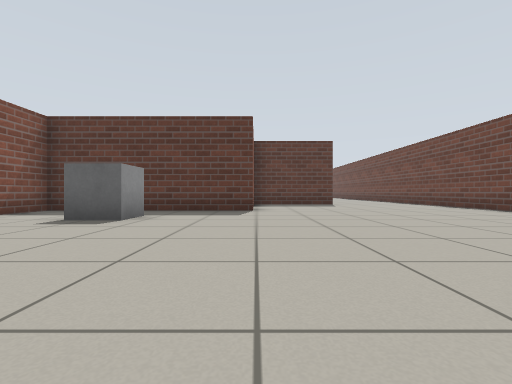
view 1 (above)

22 first-person views from a walk through a robot-simulator world made for Gazebo. The camera is 0.5 m above the floor, looks level and sees 85° across. The floor is counted in squares, 1 m on a side. Each view is taken from the middle of a square. On the plan, view 1 faces up. The plan holds only what a view shows up to about 9 squares ahead; the rest is blank. Robots are left out.

view 2
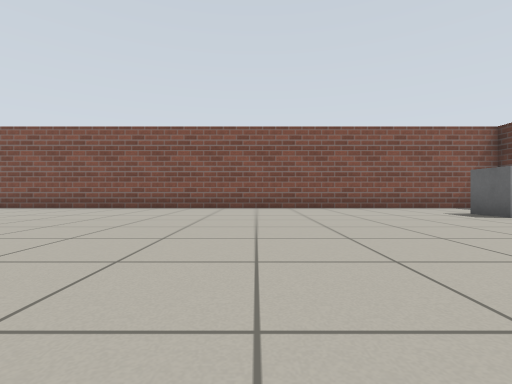

view 3
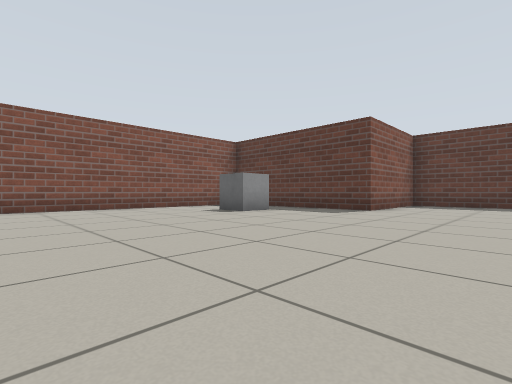

view 4
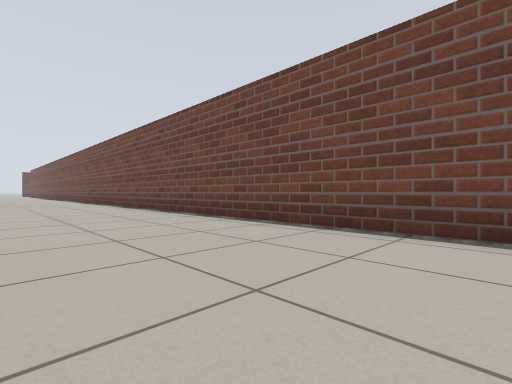

view 5
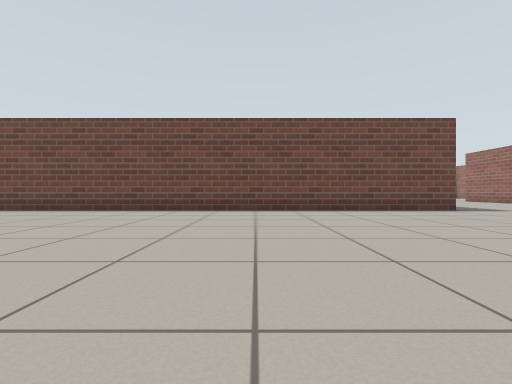

view 6
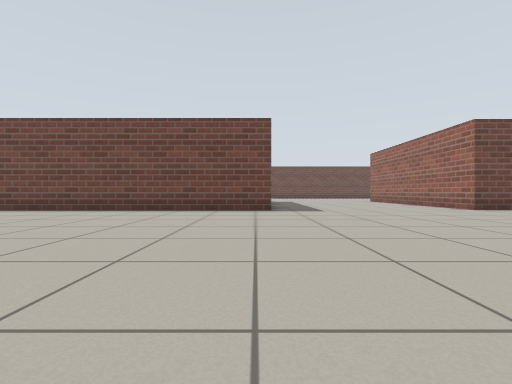

view 7
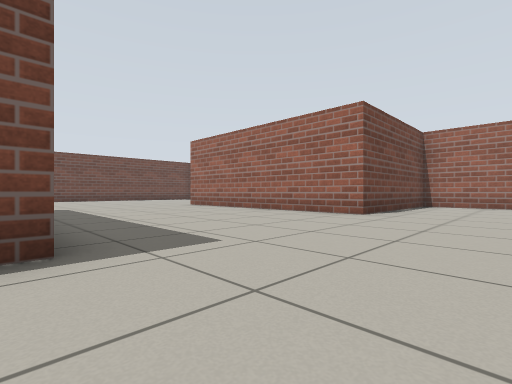

view 8
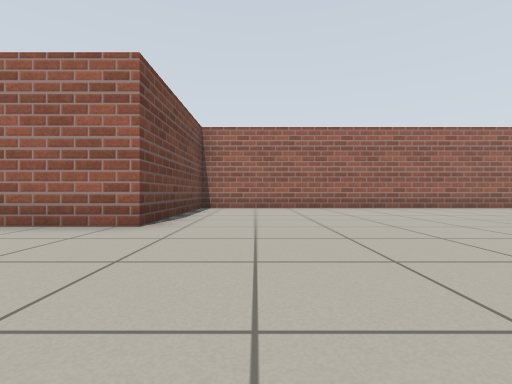

view 9
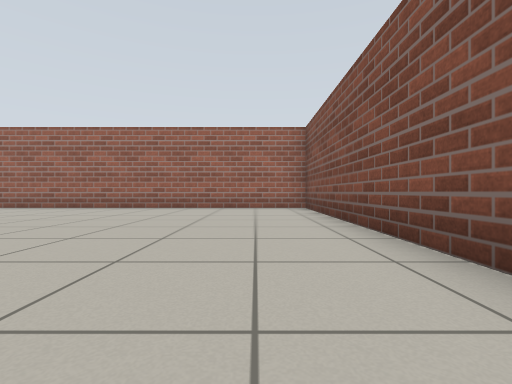

view 10
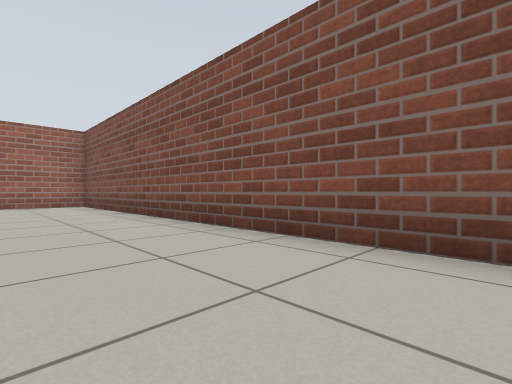

view 11
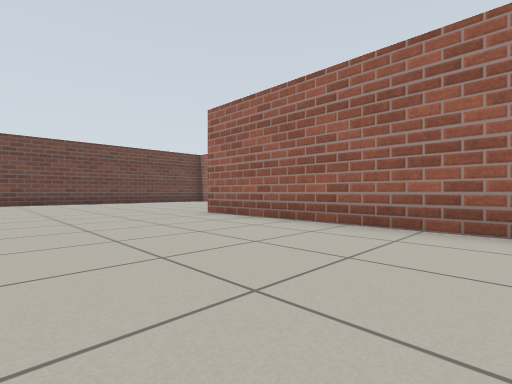

view 12
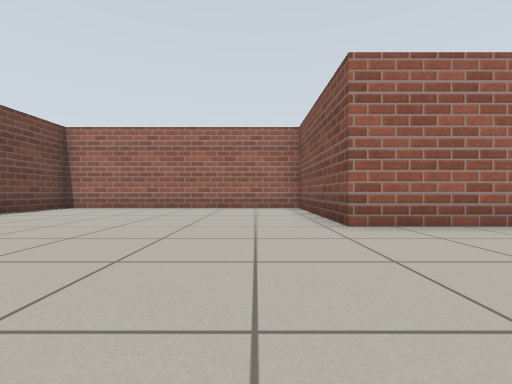

view 13
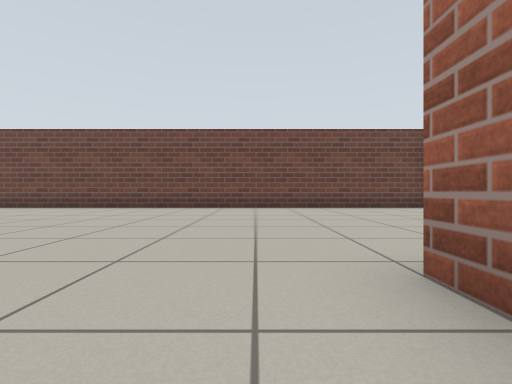

view 14
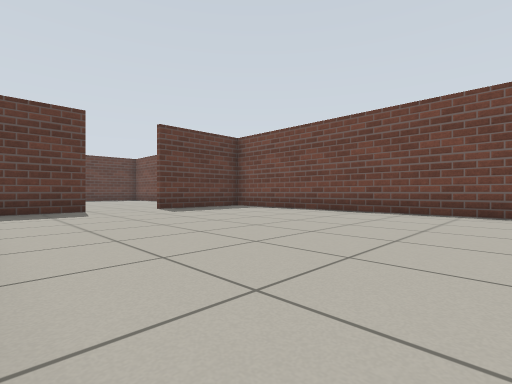

view 15
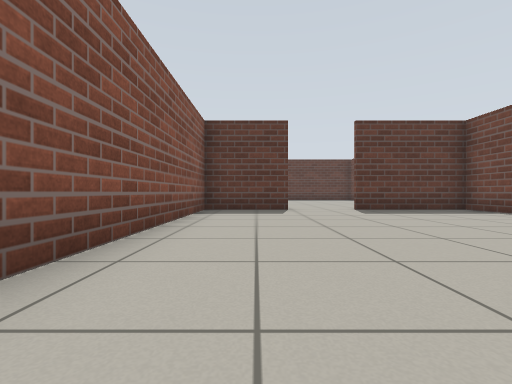

view 16
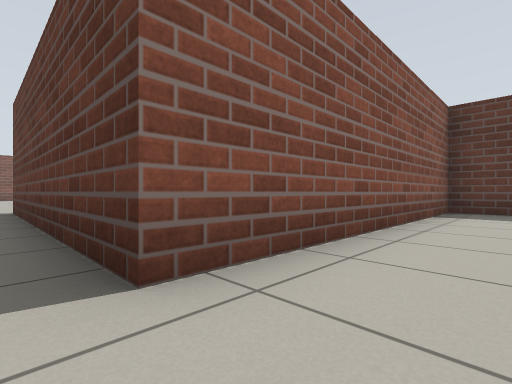

view 17
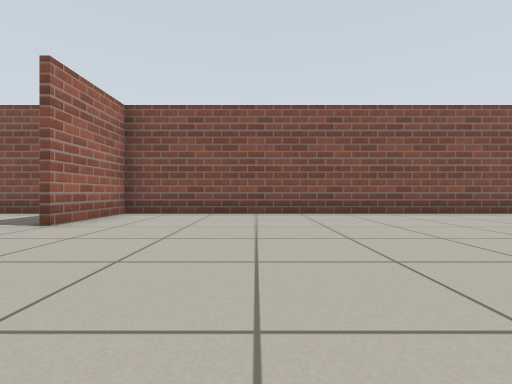

view 18
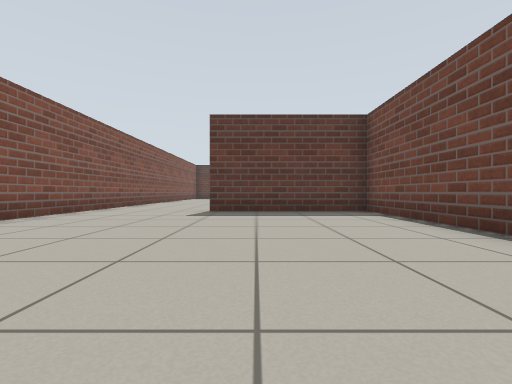

view 19
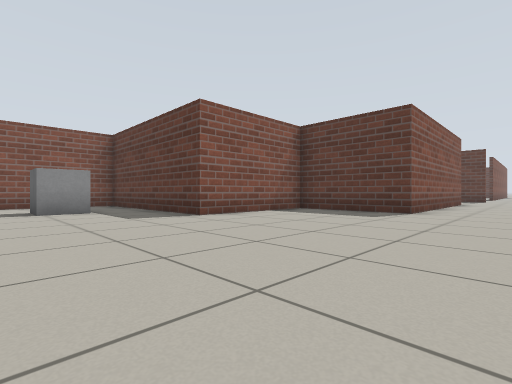

view 20
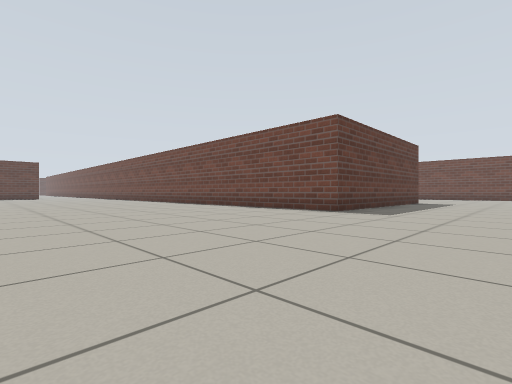

view 21
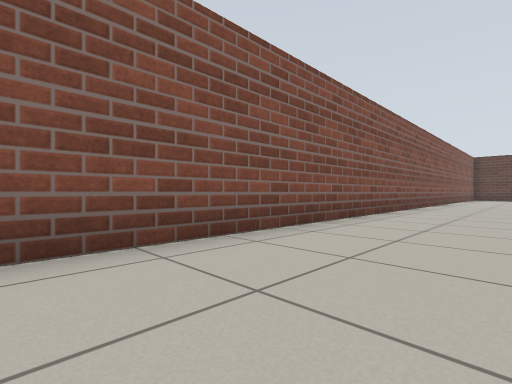

view 22
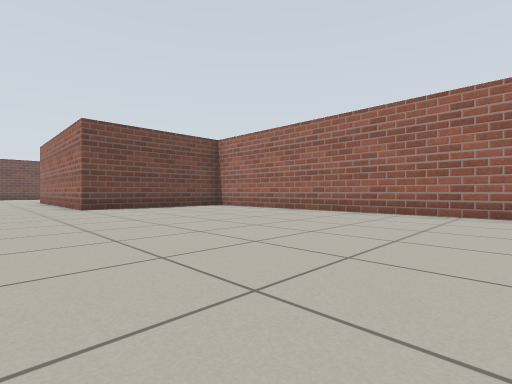

### Floor plan
Points are (right, up) in squares from view 1. A wall is a line through its corners. A room is listed if a view was taken in it or the views show most of it. See-through windows are left out.
Room 1 (views 1, 2, 3, 4, 5, 6, 7, 8, 9, 10, 11, 12, 13, 14, 15, 16, 19, 20, 21, 22)
walls: (13.6, -1.9) (13.6, -9.4) (6.6, -9.4) (6.6, 9.2); (16, -2.2) (13.5, -2.2); (13.6, -18.2) (13.6, -18.9); (13.6, -19.6) (20.9, -19.6) (20.9, -2.2) (17.8, -2.2); (3, 14.7) (3, 11) (-0.1, 11) (-0.1, 7.4) (-5.5, 7.4) (-5.5, -19.6) (6.6, -19.6) (6.6, -15) (13.6, -15) (13.6, -18.1)
ways out: opening at (16.5, -2) to room 2
objects: grey box (-3, 5) to (-3, 6)
Room 2 (views 17, 18)
walls: (13.6, 9) (13.6, -1.9); (20.9, 3.1) (20.9, 7.4) (16.7, 7.4); (13.5, -2) (16, -2)
ways out: opening at (16.5, -2) to room 1

Where each view was taken, in squares from view 1:
view 1: 0 up, 0 right, facing up
view 2: 0 up, 3 right, facing left
view 3: 0 up, 3 right, facing up-left
view 4: 0 up, 3 right, facing up-right
view 5: 4 down, 1 left, facing right
view 6: 9 down, 1 left, facing right
view 7: 9 down, 4 right, facing down-right
view 8: 11 down, 5 right, facing down
view 9: 11 down, 4 left, facing down
view 10: 9 down, 3 left, facing down-left
view 11: 11 down, 8 right, facing down-right
view 12: 11 down, 15 right, facing down
view 13: 14 down, 12 right, facing right
view 14: 10 down, 14 right, facing up-right
view 15: 10 down, 15 right, facing up
view 16: 10 down, 15 right, facing up-left
view 17: 1 up, 20 right, facing left
view 18: 0 up, 18 right, facing up
view 19: 4 up, 5 right, facing up-left
view 20: 13 down, 0 right, facing up-right
view 21: 13 down, 3 left, facing up-left
view 22: 13 down, 2 left, facing down-right
